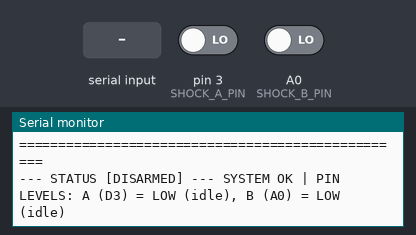
Bench run of a sketch on a simulated Arduino Uno, built with avr-gcc and run on an emulated ATmega328P. Shown: the last lines printed to the serial monitor. The inputs (shaded band) are chosen by the test bench; at power-on: pin 3 (SHOCK_A_PIN) LOW, A0 (SHOCK_B_PIN) LOW.

Above: at 1.2 s.
1.3 s: pin 3 (SHOCK_A_PIN) driven HIGH
At 3.1 s:
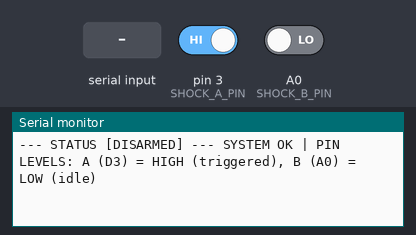
5.5 s: A0 (SHOCK_B_PIN) driven HIGH
At 7.3 s:
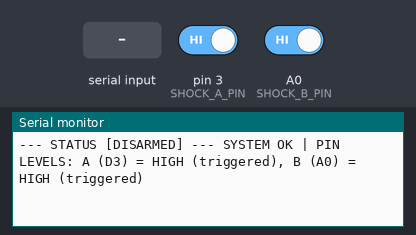
9.5 s: "lock\n" received over Serial
At 10.4 s:
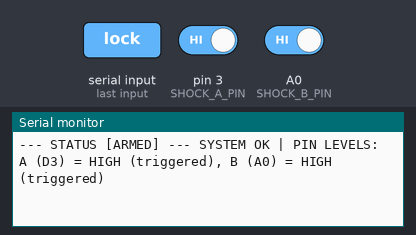
11.0 s: "unlock\n" received over Serial
At 11.8 s:
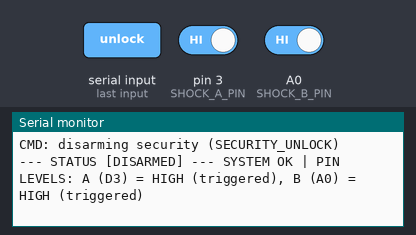
12.5 s: "reset\n" received over Serial
At 13.6 s:
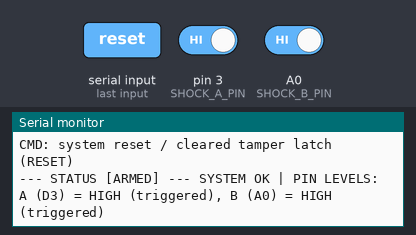
14.0 s: pin 3 (SHOCK_A_PIN) driven LOW
At 14.6 s:
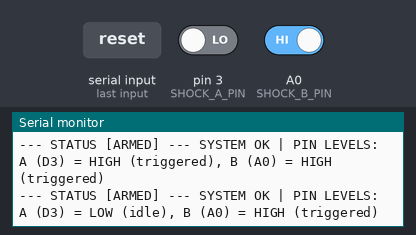

Measured:
- after the input at 1.3 s, the serial monitor: prints a new line after 0.70 s (image 1)
- after the input at 5.5 s, the serial monitor: prints a new line after 0.50 s (image 2)
- after the input at 9.5 s, the serial monitor: prints a new line at once (image 3)
- after the input at 11.0 s, the serial monitor: prints a new line at once (image 4)
- after the input at 12.5 s, the serial monitor: prints a new line at once (image 5)
- after the input at 14.0 s, the serial monitor: prints a new line at once (image 6)

The sketch:

test_shock_sensor.ino
```cpp
#include <TamperFilter.h>
#include <Arduino.h>
#include <PinChangeInterrupt.h>

// Standalone SW-420 shock sensor bench test for Coinnect Uno wiring.
// The SW-420 sensing element is configured so that the module DO output
// idles LOW and rises HIGH when vibration/tamper is detected (active-high).

static const uint8_t SHOCK_A_PIN = 3;   // INT1 on Uno, active-high DO
static const uint8_t SHOCK_B_PIN = A0;  // PCINT8 on Uno (Analog A0), active-high DO
static const unsigned long STATUS_INTERVAL_MS = 2000;

static volatile TamperFilter tamperFilter;

static volatile bool securityArmed = false; // Mimics production boot state (disarmed)
static bool tamperLatched = false; // Mimics production boot state (unlatched)
static unsigned long lastStatusMs = 0;
static String inputBuffer = "";

void shockAISR() {
  if (securityArmed) tamperFilter.pulse(0, millis());
}

void shockBISR() {
  if (securityArmed) tamperFilter.pulse(1, millis());
}

// Change listening state and clear history atomically with respect to both ISRs.
void setSecurityArmed(bool armed) {
  noInterrupts();
  securityArmed = armed;
  tamperFilter.clear();
  interrupts();
}

void printStatus() {
  Serial.print(F("--- STATUS ["));
  Serial.print(securityArmed ? "ARMED" : "DISARMED");
  Serial.print(F("] --- "));
  if (tamperLatched) {
    Serial.print(F("!!! LOCKED_OUT (TAMPER LATCHED) !!!"));
  } else {
    Serial.print(F("SYSTEM OK"));
  }
  Serial.print(F(" | PIN LEVELS: A (D3) = "));
  Serial.print(digitalRead(SHOCK_A_PIN) == HIGH ? "HIGH (triggered)" : "LOW (idle)");
  Serial.print(F(", B (A0) = "));
  Serial.println(digitalRead(SHOCK_B_PIN) == HIGH ? "HIGH (triggered)" : "LOW (idle)");
}

void handleTamper(const char *sensor) {
  if (tamperLatched) return;
  tamperLatched = true;
  Serial.print(F("!!! SECURITY ALERT: TAMPER "));
  Serial.print(sensor);
  Serial.println(F(" DETECTED! Entering LOCKDOWN state !!!"));
  printStatus();
}

void serviceShockEvents() {
  noInterrupts();
  if (!securityArmed) tamperFilter.clear();
  tamperFilter.expire(millis());
  const uint8_t confirmed = tamperFilter.confirmed;
  const bool pending = tamperFilter.pending;
  interrupts();

  static bool wasPending = false;
  if (pending && !wasPending) Serial.println(F("TAMPER PENDING: sustained pulses required"));
  if (!pending && wasPending && !confirmed) Serial.println(F("TAMPER EXPIRED/CLEARED"));
  wasPending = pending;
  if (confirmed && !tamperLatched) handleTamper(confirmed == 1 ? "A" : "B");
}

void handleSerialCommand(String cmd) {
  cmd.trim();
  cmd.toLowerCase();

  if (cmd.length() == 0) return;

  if (cmd == "lock") {
    setSecurityArmed(true);
    Serial.println(F("CMD: arming security (SECURITY_LOCK)"));
    printStatus();
  }
  else if (cmd == "unlock") {
    setSecurityArmed(false);
    Serial.println(F("CMD: disarming security (SECURITY_UNLOCK)"));
    printStatus();
  }
  else if (cmd == "reset") {
    noInterrupts();
    tamperFilter.clear();
    interrupts();
    tamperLatched = false;
    setSecurityArmed(true); // Mimics handleReset() in production firmware which arms the system
    Serial.println(F("CMD: system reset / cleared tamper latch (RESET)"));
    printStatus();
  }
  else if (cmd == "status") {
    printStatus();
  }
  else {
    Serial.print(F("Unknown command: '"));
    Serial.print(cmd);
    Serial.println(F("'. Available commands: 'lock', 'unlock', 'reset', 'status'"));
  }
}

void setup() {
  Serial.begin(115200);
  while (!Serial) {
    ;
  }

  pinMode(SHOCK_A_PIN, INPUT);
  pinMode(SHOCK_B_PIN, INPUT);

  attachInterrupt(digitalPinToInterrupt(SHOCK_A_PIN), shockAISR, RISING);
  // Attach PinChangeInterrupt to SHOCK_B_PIN using NicoHood's library
  attachPinChangeInterrupt(digitalPinToPinChangeInterrupt(SHOCK_B_PIN), shockBISR, RISING);

  Serial.println(F("=================================================="));
  Serial.println(F("Coinnect Uno Shock Sensor Bench Test (Active-High)"));
  Serial.println(F("Mimics Production Security State Machine (Disarmed on boot)"));
  Serial.println(F("=================================================="));
  Serial.println(F("Requires pulses spanning 3000 ms; gaps over 750 ms restart detection."));
  Serial.println(F("Available serial commands:"));
  Serial.println(F("  'lock'   - Arm the shock sensors (mimics SECURITY_LOCK)"));
  Serial.println(F("  'unlock' - Disarm the shock sensors (mimics SECURITY_UNLOCK)"));
  Serial.println(F("  'reset'  - Clear tamper lockout and arm (mimics RESET)"));
  Serial.println(F("  'status' - Print current system and pin states"));
  Serial.println(F("=================================================="));

  printStatus();
}

void loop() {
  serviceShockEvents();

  // Read serial input for commands
  while (Serial.available() > 0) {
    char c = (char)Serial.read();
    if (c == '\n') {
      handleSerialCommand(inputBuffer);
      inputBuffer = "";
    } else if (c != '\r') {
      inputBuffer += c;
    }
  }

  // Periodically print status to show levels without typing
  const unsigned long now = millis();
  if (now - lastStatusMs >= STATUS_INTERVAL_MS) {
    lastStatusMs = now;
    printStatus();
  }
}
```
